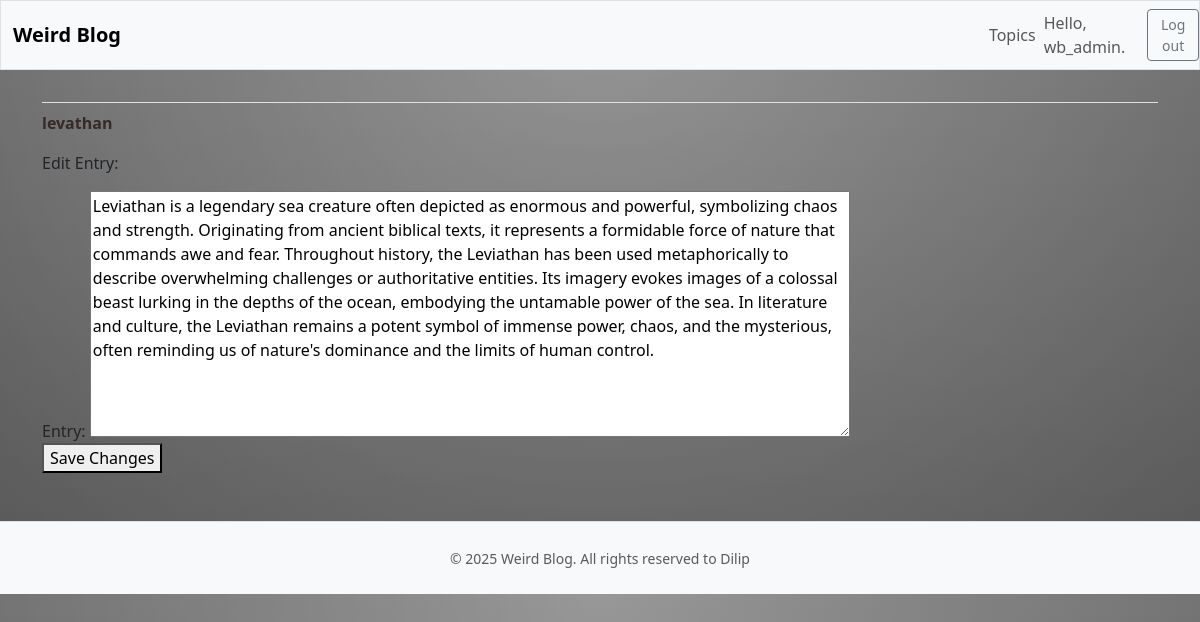
The page /edit_entry/2/ (signed in) on the database its author committed.
### weird_blog/models.py (models this page shows, shortened)
class Topic(models.Model):
    text = models.CharField(max_length = 200)
    date_added = models.DateTimeField(auto_now_add = True)
    owner = models.ForeignKey(User, on_delete= models.CASCADE)

class Entry(models.Model):
    topic = models.ForeignKey(Topic, on_delete = models.CASCADE)
    text = models.TextField()
    date_added = models.DateTimeField(auto_now_add = True)
    class Meta():
        verbose_name_plural = 'entries'

### weird_blog/views.py (the view)
# urls.py: path('edit_entry/<int:entry_id>/', views.edit_entry, name= 'edit_entry'),
@login_required
def edit_entry(request, entry_id):
    entry = Entry.objects.get(id=entry_id)
    topic = entry.topic
    if topic.owner != request.user:
        raise Http404
    if request.method != 'POST':
        form = EntryForm(instance=entry)
    else:
        form = EntryForm(instance= entry, data = request.POST)
        if form.is_valid():
            form.save()
            return redirect('weird_blog:topic', topic_id= topic.id)
    context = {'entry':  entry, 'topic': topic, 'form': form}
    return render(request, 'weird_blog/edit_entry.html', context)

### weird_blog/forms.py
class EntryForm(forms.ModelForm):
    class Meta:
        model = Entry
        fields = ['text'] # This line is also essential for EntryForm
        labels = {'text': 'Entry:'} # Optional: customize the label
        widgets = {'text': forms.Textarea(attrs={'cols': 80})} # Optional: make textarea wider

### weird_blog/templates/weird_blog/edit_entry.html (shortened to what this page needs)
{% extends "weird_blog/base.html" %}
{% block content %}
<p>
    <a href="{% url 'weird_blog:topic' topic.id %}">{{ topic.text }}</a>
</p>
<p>
    Edit Entry:
</p>
<form action="{% url 'weird_blog:edit_entry' entry.id %}" method="post">
    {{form.as_div}}
    <button name="Submit">Save Changes</button>
</form>
{% endblock content %}

### weird_blog/templates/weird_blog/base.html (shortened to what this page needs)
<!DOCTYPE html>
<html lang="en">
<head>
    {% load static %}
    {% load django_bootstrap5 %}
    {% bootstrap_css %}
</head>
<body>
    <nav class="navbar navbar-expand-md navbar-light bg-light mb-4 border">
        <div class="container-fluid">
            <a href="{%url 'weird_blog:index' %}" class="navbar-brand text-decoration-none">Weird Blog </a>
        </div>
        <div class="collapse navbar-collapse" id="navbarCollapse">
            <ul class="navbar-nav ms-auto mb-8 mb-md-50">
                <li class="nav-item">
                    <a href="{% url 'weird_blog:topics' %}" class="nav-link">Topics</a>
                </li>
            </ul>
            <ul class="navbar-nav ms-auto mb-2 mb-md-0">
                {% if user.is_authenticated %}
                <li class="nav-item">
                    <span class="navbar-text me-2">Hello, {{user.username }}.</span>
                </li>
                {% endif %}
            </ul>
            {% if user.is_authenticated %}
            <form action="{% url 'accounts:logout' %}" method="post">
                <button name="submit" class="btn btn-outline-secondary btn-sm">Log out</button>
            </form>
            {% endif %}
        </div>
    </nav>
    <main class="container">
        <div class="pb-2 mb-2 border-bottom">
        </div>
        <div>
            {% block content %} {% endblock content %}
        </div>
    </main>
    <footer class="text-center text-muted py-4 mt-5 border-top bg-light">
        <div>
            <small>© {% now "Y" %} Weird Blog. All rights reserved to Dilip</small>
        </div>
    </footer>
</body>
</html>

### weird_blog/templates/weird_blog/base.html (style rules this page uses)
body { background: linear-gradient(to bottom, rgba(255, 255, 255, 0.15) 0%, rgba(0, 0, 0, 0.15) 100%), radial-gradient(at top center, rgba(255, 255, 255, 0.40) 0%, rgba(0, 0, 0, 0.40) 120%) #989898; background-blend-mode: multiply, multiply; }
a { color: #382828; text-decoration: none; font-weight: bold; }

### rows shown on the page
Topic: text "levathan"
Entry: text "Leviathan is a legendary sea creature often depicted as enormous and powerful, symbolizing chaos and strength. Originating from ancient biblical texts, it represents a formidable force of nature that commands awe and fear. Throughout history, the Leviathan has been used metaphorically to describe overwhelming challenges or authoritative entities. Its imagery evokes images of a colossal beast lurking in the depths of the ocean, embodying the untamable power of the sea. In literature and culture, the Leviathan remains a potent symbol of immense power, chaos, and the mysterious, often reminding us of nature's dominance and the limits of human control."

### other values the page prints
{{ user.username }} "wb_admin"
